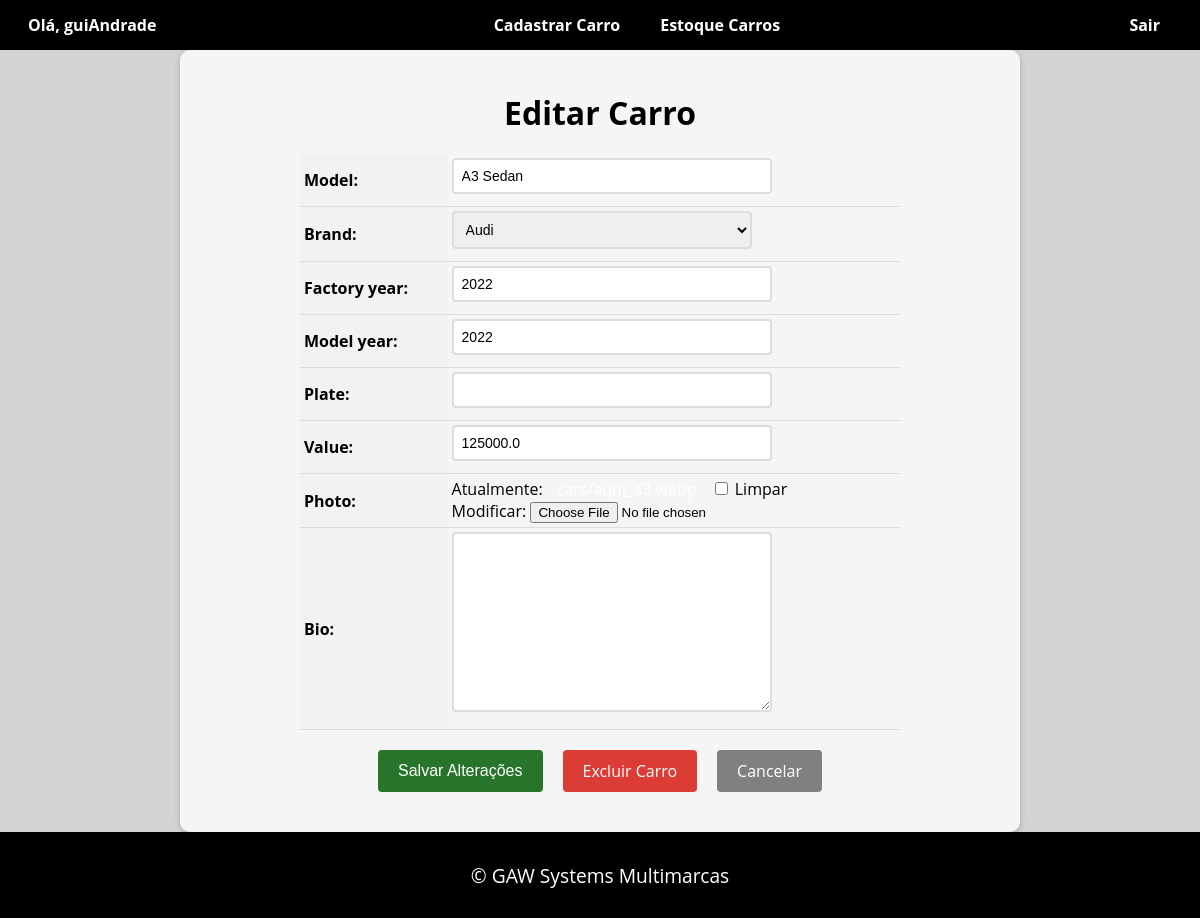
/car/18/update/ (signed in), run on an earlier commit of the app's database.
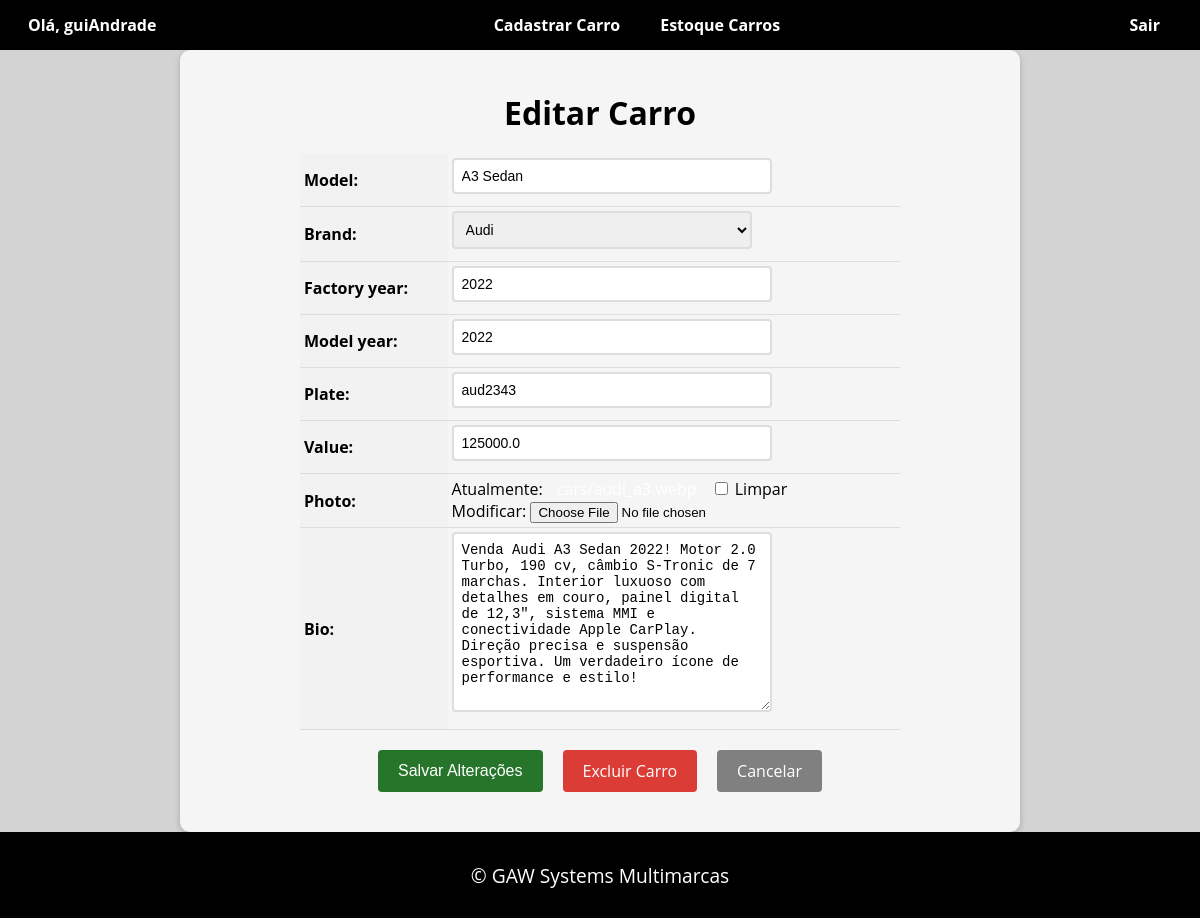
And on a later commit of the database.
### cars/models.py (models this page shows, shortened)
class Car(models.Model):
    id = models.AutoField(primary_key=True)
    model = models.CharField(max_length=200)
    brand = models.ForeignKey(Brand, on_delete=models.PROTECT, related_name='car_brand')
    factory_year = models.IntegerField(blank=True, null=True)
    model_year = models.IntegerField(blank=True, null=True)
    plate = models.CharField(max_length=10, blank=True, null=True)
    value = models.FloatField(blank=True, null=True)
    photo = models.ImageField(upload_to='cars/', blank=True, null=True)
    bio = models.TextField(blank=True, null=True)

class Brand(models.Model):
    id = models.AutoField(primary_key=True)
    name = models.CharField(max_length=200)
    def __str__(self):
        return self.name

### cars/views.py (the view, shortened to what this page needs)
# urls.py: path('car/<int:pk>/update/', CarUpdateView.as_view(), name='car_update'),
@method_decorator(login_required(login_url='login'), name='dispatch')
class CarUpdateView(UpdateView):
    model = Car
    form_class = CarModelForm
    template_name = 'car_update.html'

### cars/forms.py (shortened to what this page needs)
class CarModelForm(forms.ModelForm):
    class Meta:
        model = Car # Um form em cima da tabela car
        fields = '__all__' # herda todos os campos do model car

### cars/templates/car_update.html (shortened to what this page needs)
{% extends "base.html" %}
{% block content %}
    <form method="post" enctype="multipart/form-data">
        <h1>Editar Carro</h1>
        <table>
        {{ form.as_table }}
        </table>
        <div>
            <div class="buttons-container">
                <input type="submit" value="Salvar Alterações" class="btn btn-primary">
                <a href="{% url 'car_delete' pk=object.pk %}" class="btn btn-danger">Excluir Carro</a>
                <a href="{% url 'cars_list' %}" class="btn btn-secondary">Cancelar</a>
            </div>
        </div>
    </form>
{% endblock %}

What changed in the data, as far as the page shows it:
changed Car "A3 Sedan": plate (not shown) → "aud2343"; bio (not shown) → "Venda Audi A3 Sedan 2022! Motor 2.0 Turbo, 190 cv, câmbio S-Tronic de 7 marchas. Interior luxuoso com detalhes em couro, painel digital de 12,3\", sistema MMI e conectividade Apple CarPlay. Direção precisa e suspensão esportiva. Um verdadeiro ícone de performance e estilo!"
